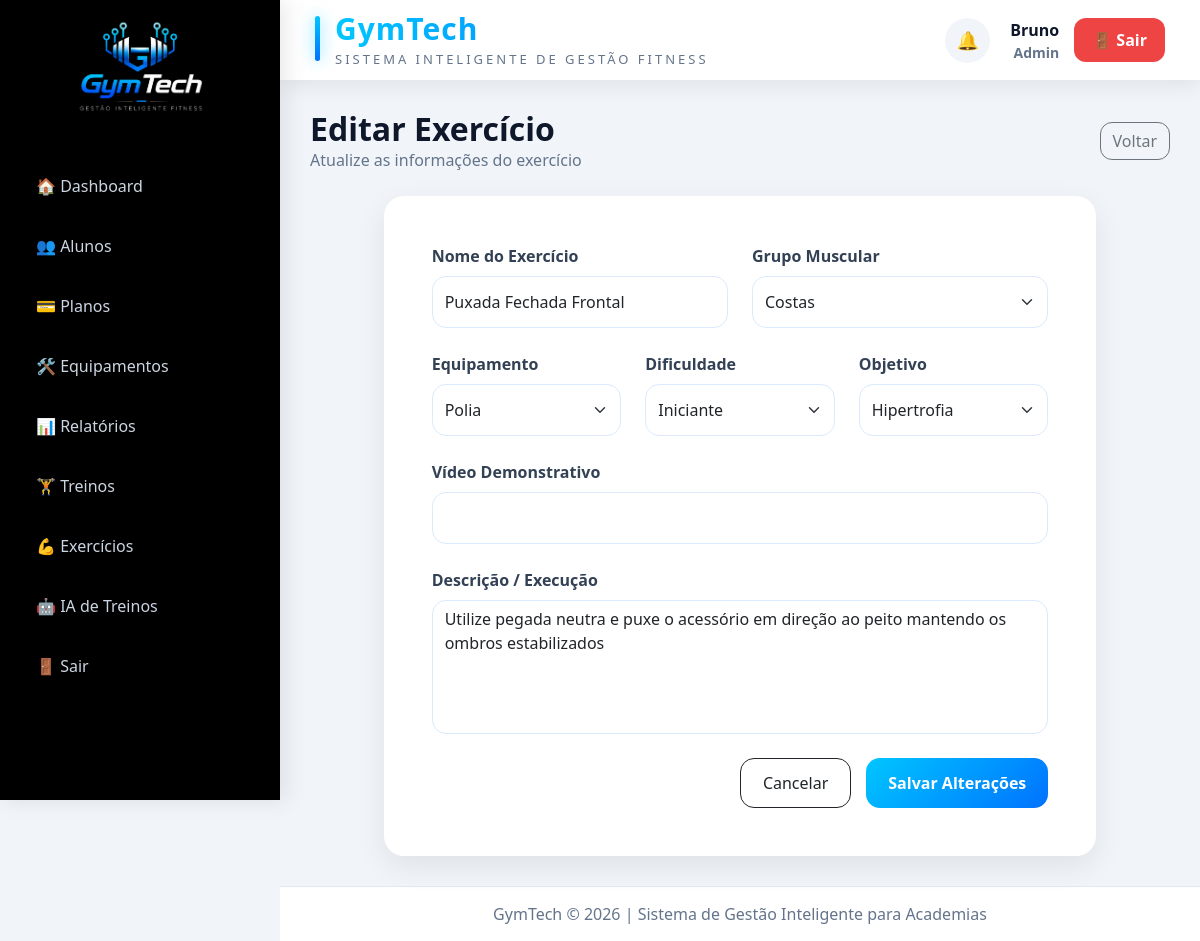
The app's page /public/index.php?controller=exercise&action=edit&id=13 (signed in) with its own data.
### tables this page shows
CREATE TABLE `exercises` (
  `id` int(11) NOT NULL AUTO_INCREMENT,
  `name` varchar(100) NOT NULL,
  `muscle_group` varchar(100) DEFAULT NULL,
  `equipment` varchar(100) DEFAULT NULL,
  `video_url` text DEFAULT NULL,
  `description` text DEFAULT NULL,
  `created_at` timestamp NOT NULL DEFAULT current_timestamp(),
  `difficulty` varchar(30) DEFAULT NULL,
  `objective` varchar(50) DEFAULT NULL,
  PRIMARY KEY (`id`)
);

### app/controllers/ExerciseController.php (called while the page is built, shortened)
<?php
require_once '../app/models/Exercise.php';
class ExerciseController extends Controller{
    public function edit(){
        $model = new Exercise();
        $exercise = $model->find($_GET['id']);
        $this->view('exercises/edit',[
            'exercise'=>$exercise
        ]);
    }
}

### public/index.php (called while the page is built, shortened)
<?php
require_once "../core/Model.php";
$action = $_GET['action'] ?? 'login';
$controllerObject = new $controllerName();
$controllerObject->$action();

### config/database.php (called while the page is built)
<?php
class Database {
    private $host = "localhost";
    private $dbname = "gym_system";
    private $user = "root";
    private $pass = "";
    public function connect() {
        try {
            $pdo = new PDO(
                "mysql:host={$this->host};dbname={$this->dbname};charset=utf8",
                $this->user,
                $this->pass
            );
            $pdo->setAttribute(PDO::ATTR_ERRMODE, PDO::ERRMODE_EXCEPTION);
            return $pdo;
        } catch(PDOException $e) {
            die("Erro na conexão: " . $e->getMessage());
        }
    }
}

### core/Model.php (called while the page is built, shortened)
<?php
require_once __DIR__ .'/../config/database.php';
class Model {
    public function __construct() {
        $database = new Database();
        $this->db = $database->connect();
    }
}

### app/models/Exercise.php (called while the page is built, shortened)
<?php
require_once __DIR__ . '/../../core/Model.php';
class Exercise extends Model{
    public function find($id){
        $stmt = $this->db->prepare(
            "SELECT * FROM exercises WHERE id=?"
        );
        $stmt->execute([$id]);
        return $stmt->fetch(PDO::FETCH_ASSOC);
    }
}

### app/views/exercises/edit.php (the view)
<div class="page-header">
    <div>
        <h2>
            Editar Exercício
        </h2>
        <span>
            Atualize as informações do exercício
        </span>
    </div>
    <a href="?controller=exercise&action=index"
       class="btn btn-outline-secondary">
        Voltar
    </a>
</div>
<div class="row justify-content-center mt-4">
    <div class="col-lg-10">
        <div class="glass-card p-5">
            <form method="POST"
                  action="?controller=exercise&action=update&id=<?= $exercise['id'] ?>">
                <div class="row">
                    <div class="col-md-6 mb-4">
                        <label class="form-label">
                            Nome do Exercício
                        </label>
                        <input type="text"
                               name="name"
                               class="form-control"
                               value="<?= $exercise['name'] ?>"
                               required>
                    </div>
                    <div class="col-md-6 mb-4">
                        <label class="form-label">
                            Grupo Muscular
                        </label>
                        <select name="muscle_group"
                                class="form-select"
                                required>
                            <?php
                            $groups = [
                                'Peito',
                                'Costas',
                                'Ombros',
                                'Bíceps',
                                'Tríceps',
                                'Pernas',
                                'Panturrilha',
                                'Abdômen',
                                'Cardio'
                            ];
                            foreach($groups as $group):
                            ?>
                                <option value="<?= $group ?>"
                                    <?= $exercise['muscle_group'] == $group ? 'selected' : '' ?>>
                                    <?= $group ?>
                                </option>
                            <?php endforeach; ?>
                        </select>
                    </div>
                </div>
                <div class="row">
                    <div class="col-md-4 mb-4">
                        <label class="form-label">
                            Equipamento
                        </label>
                        <select name="equipment"
                                class="form-select">
                            <?php
                            $equipments = [
                                'Barra',
                                'Halteres',
                                'Máquina',
                                'Polia',
                                'Smith',
                                'Peso Corporal',
                                'Outro'
                            ];
                            foreach($equipments as $equipment):
                            ?>
                                <option value="<?= $equipment ?>"
                                    <?= $exercise['equipment'] == $equipment ? 'selected' : '' ?>>
                                    <?= $equipment ?>
                                </option>
                            <?php endforeach; ?>
                        </select>
                    </div>
                    <div class="col-md-4 mb-4">
                        <label class="form-label">
                            Dificuldade
                        </label>
                        <select name="difficulty"
                                class="form-select">
                            <?php
                            $levels = [
                                'Iniciante',
                                'Intermediário',
                                'Avançado'
                            ];
                            foreach($levels as $level):
                            ?>
                                <option value="<?= $level ?>"
                                    <?= $exercise['difficulty'] == $level ? 'selected' : '' ?>>
                                    <?= $level ?>
                                </option>
                            <?php endforeach; ?>
                        </select>
                    </div>
                    <div class="col-md-4 mb-4">
                        <label class="form-label">
                            Objetivo
                        </label>
                        <select name="objective"
                                class="form-select">
                            <?php
                            $objectives = [
                                'Hipertrofia',
                                'Emagrecimento',
                                'Força',
                                'Resistência'
                            ];
                            foreach($objectives as $objective):
                            ?>
                                <option value="<?= $objective ?>"
                                    <?= $exercise['objective'] == $objective ? 'selected' : '' ?>>
                                    <?= $objective ?>
                                </option>
                            <?php endforeach; ?>
                        </select>
                    </div>
                </div>
                <div class="mb-4">
                    <label class="form-label">
                        Vídeo Demonstrativo
                    </label>
                    <input type="url"
                           name="video_url"
                           class="form-control"
                           value="<?= $exercise['video_url'] ?>">
                </div>
                <div class="mb-4">
                    <label class="form-label">
                        Descrição / Execução
                    </label>
                    <textarea name="description"
                              rows="5"
                              class="form-control"><?= $exercise['description'] ?></textarea>
                </div>
                <div class="form-actions">
                    <a href="?controller=exercise&action=index"
                       class="btn btn-outline-dark">
                        Cancelar
                    </a>
                    <button type="submit"
                            class="btn btn-gradient">
                        Salvar Alterações
                    </button>
                </div>
            </form>
        </div>
    </div>
</div>

### public/assets/css/student_workout.css (style rules this page uses)
.btn { border-radius:12px; }
h2 { font-weight:700; }

### public/assets/css/style.css (style rules this page uses)
:root { --primary:#00c6ff; --secondary:#0072ff; --dark:#0f172a; --card:#1e293b; --text:#e2e8f0; --sidebar:#020617; }
* { margin:0; padding:0; box-sizing:border-box; }
body { background:#f1f5f9; font-family:'Segoe UI',sans-serif; }
.glass-card { background:white; border:none; border-radius:20px; box-shadow:0 10px 30px rgba(0,0,0,.08); }
.page-header { display:flex; justify-content:space-between; align-items:center; }
.page-header h2 { font-size:32px; font-weight:700; color:#0f172a; margin:0; }
.page-header span { color:#64748b; }
.btn-gradient { background: linear-gradient( 90deg, #00c6ff, #0072ff ); color:white; border:none; padding:12px 22px; border-radius:14px; font-weight:600; text-decoration:none; transition:.3s; }
.form-label { font-weight: 600; color: #334155; margin-bottom: 8px; }
.form-actions { margin-top: 15px; display: flex; justify-content: flex-end; gap: 15px; }
.btn-outline-dark { border-radius: 14px; padding: 12px 22px; }
.form-control, .form-select { border-radius:14px; border:1px solid #dbeafe; height:52px; }
textarea.form-control { height:auto; resize:none; }
.btn-gradient { background:linear-gradient( 135deg, #00c6ff, #0072ff ); border:none; color:white; }

### records on screen
exercises: name "Puxada Fechada Frontal", muscle_group "Costas", equipment "Polia", difficulty "Iniciante", objective "Hipertrofia", description "Utilize pegada neutra e puxe o acessório em direção ao peito mantendo os ombros estabilizados"

### other values on screen
$_SESSION['user']['name'] "Bruno"
$role "Admin"
